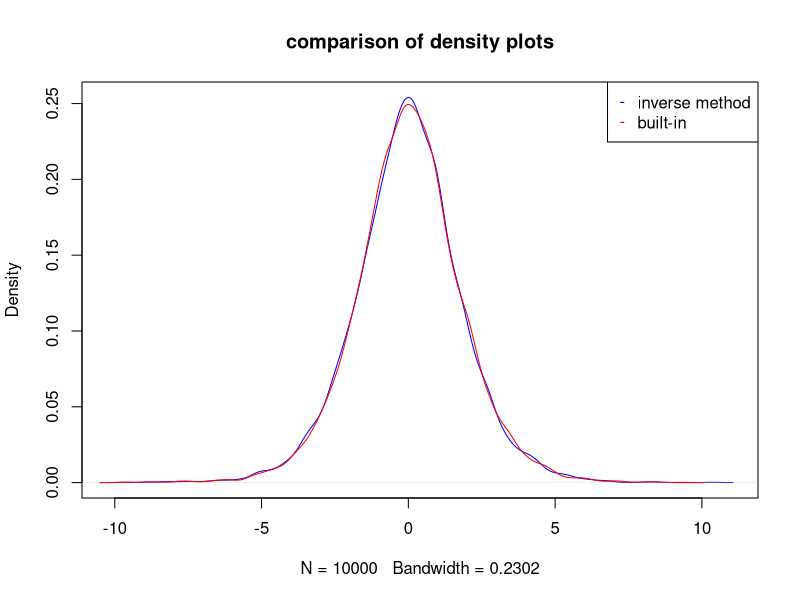
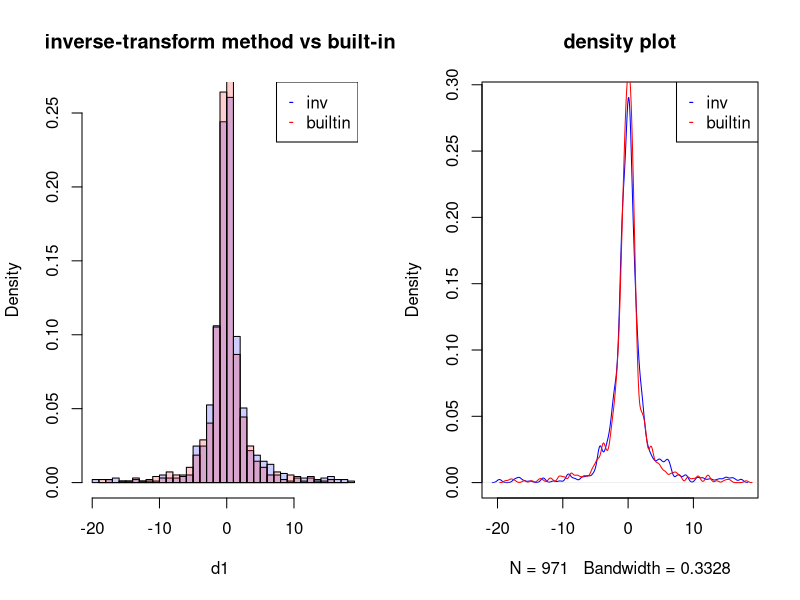
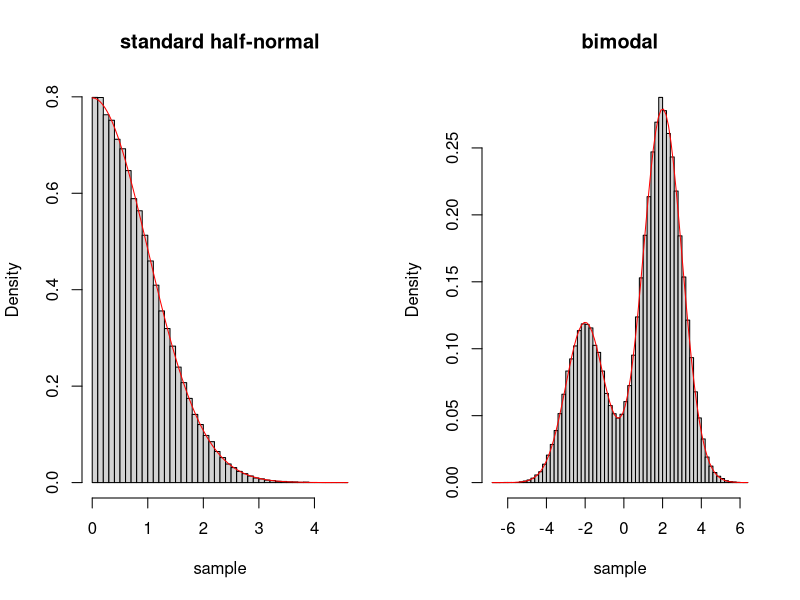

Write R code to recreate these figures, in order.
## ---- chunk 1
newton_method <- function(f,dfdx,x0,eps,debug=T)
{
  n <- 0
  repeat
  {
    x1 <- x0 - f(x0) / dfdx(x0)
    n <- n + 1
   
    if (debug) { cat("iteration=",n," x=",x1,"\n") }
    if(abs(x1 - x0) < eps) { break } # stopping condition
    x0 <- x1
  }
  
  list(root=x0,iter=n,eps=eps)
}
## ---- chunk 2
f <- function(x) { x^3 + x - 4 }
dfdx <- function(x) { 3*x^2 + 1 }
eps <- 1e-6
x0 <- 1
result <- newton_method(f,dfdx,x0,eps)
print(result)
## ---- chunk 3
secant_method <- function(f,x0,x1,eps,debug=T)
{
  n <- 0
  repeat
  {
    x2 <- x1 - f(x1) * (x1 - x0) / (f(x1) - f(x0))
    n <- n + 1
    
    if (debug) { cat("iteration=",n," x=",x2,"\n") }
    
    if(abs(x2-x1) < eps) { break } # stopping condition
    x0 <- x1
    x1 <- x2
  }
  
  list(root=x1,iter=n,eps=eps)
}
## ---- chunk 4
x0 <- 0
x1 <- 1
result <- secant_method(f,x0,x1,eps)
print(result)
## ---- chunk 5
n <- 100000
from <- 0
to <- 4
by <- (to-from)/n
newt_sols <- vector(length=n)
sec_sols <- vector(length=n)
i <- 1
for (x0 in seq(from=from, to=to, by=by))
{
  newt_sols[i] <- newton_method(f,dfdx,x0,eps,F)$iter
  sec_sols[i] <- secant_method(f,x0,x0+1,eps,F)$iter
  i <- i + 1
}
## ---- chunk 6
cat("mean iterations\n",
    "newton => ", mean(newt_sols), "\n",
    "secant => ", mean(sec_sols), "\n")
## ---- chunk 7
d <- read.table("ache.txt", header=T)
n <- length(d$age)
X <- cbind(rep(1,n), d$age, d$age^2)

loglike <- function(theta)
{
  sum(dpois(d$monkeys,exp(log(d$days)+X%*%theta),log=T))
}

# print the data
print(d)
## ---- chunk 8
library(numDeriv)
newton_raphson_method <- function(x0,f,eps)
{
  n <- 0
  x1 <- x0
  repeat
  {
      x1 <- x0 - solve(hessian(f,x0))%*%t(jacobian(f,x0))
      n <- n + 1
      if (n %% 7 == 0) { cat("iteration=",n," theta=",x1,"\n") }
      if (max(abs(x1 - x0)) < eps)
      {
        break
      }
      x0 <- x1
  }
  list(root=x1,iter=n)
}
## ---- chunk 9
eps <- 1e-6
theta0 <- c(5.99, 0.167, 0.001) # starting values
theta_mle <- newton_raphson_method(theta0,loglike,eps)$root
## ---- chunk 10
theta_mle
## ---- chunk 11
glm(monkeys~age+I(age^2),family="poisson", offset=log(days),data=d)$coefficients
## ---- chunk 12
n <- 10000
us <- runif(n)
d1 <- density(log(us/(1-us)))
d2 <- density(rlogis(n))
plot(d1,col="blue",main="comparison of density plots")
lines(d2,col="red")
legend(x="topright",legend=c("inverse method","built-in"),col=c("blue","red"),
       pch=c("-","-"))
## ---- chunk 13
n <- 1000
us <- runif(n)
d1 <- tan(pi*(us-0.5))
d2 <- rcauchy(n=n)

d1 <- d1[d1 > -20 & d1 < 20]
d2 <- d2[d2 > -20 & d2 < 20]

c1 <- rgb(0,0,255, max = 255, alpha = 50, names = "blue")
c2 <- rgb(255,0,0, max = 255, alpha = 50, names = "red")

par(mfrow=c(1,2))
hist(d1,col=c1,freq=F,breaks=50,main="inverse-transform method vs built-in")
hist(d2,col=c2,add=T,freq=F,breaks=50)
legend(x="topright",legend=c("inv","builtin"),col=c("blue","red"),pch=c("-","-"))
plot(density(d1), col="blue",main="density plot")
lines(density(d2), col="red") 
legend(x="topright",legend=c("inv","builtin"),col=c("blue","red"),pch=c("-","-"))
## ---- chunk 14
# simulate n realizes of geometric(p)
rgeo <- function(n,p)
{
  outcomes <- vector(length=n)
  for (i in 1:n)
  {
    trials <- 0
    while (T)
    {
      trials <- trials + 1
      if (rbinom(1,1,p) == 1)
      {
        break
      }
    }
    outcomes[i] <- trials
  }
  outcomes
}
## ---- chunk 15
p <- .2
n <- 10000
sample <- rgeo(n,p)
cat("the mean should be approximate 1/p =", 1/p, " and we obtain a mean of ", mean(sample))
## ---- chunk 16
# density for standard half-normal
dhalfnormal <- function(x) { 2/sqrt(2*pi)*exp(-x^2/2) }
## ---- chunk 17

# accept-rejection sampling for standard half-normal
# using exp(rate=1)
rhalfnormal <- function(N)
{
  c <- 1.315489247
  xs <- vector(length=N)
  k <- 1
  while (T)
  {
    x <- rexp(n=1)
    if (runif(n=1) < dhalfnormal(x)/(c*dexp(x)))
    {
      xs[k] <- x
      k <- k + 1
      if (k == N)
      {
        break
      }
    }
  }
  xs
}
## ---- chunk 18
n <- 100000
sample <- rhalfnormal(n)
hist(sample,freq=F,breaks=50,main="standard half-normal")
curve(dhalfnormal(x),add=TRUE,col="red") 
## ---- chunk 19
# density for biomodal density
kerbimodal <- function(x) { 3*exp(-0.5*(x+2)^2) + 7*exp(-0.5*(x-2)^2) }
kerbimodal.C <- 25.0663
dbimodal <- function(x) { kerbimodal(x) / kerbimodal.C }
## ---- chunk 20
# accept-rejection sampling for bimodal distribution with density dbimodal
# using normal(0,2^2).
rbimodal <- function(N)
{
  c <- 68.35212
  xs <- vector(length=N)
  k <- 1
  while (T)
  {
    x <- rnorm(n=1,mean=0,sd=2)
    if (runif(n=1) < kerbimodal(x)/(c*dnorm(x,mean=0,sd=2)))
    {
      xs[k] <- x
      if (k == N)
      {
        break
      }
      k <- k + 1
    }
  }
  xs
}
## ---- chunk 21
n <- 100000
sample <- rbimodal(n)
hist(sample,freq=F,breaks=50,main="bimodal")
curve(dbimodal(x),add=TRUE,col="red") 
